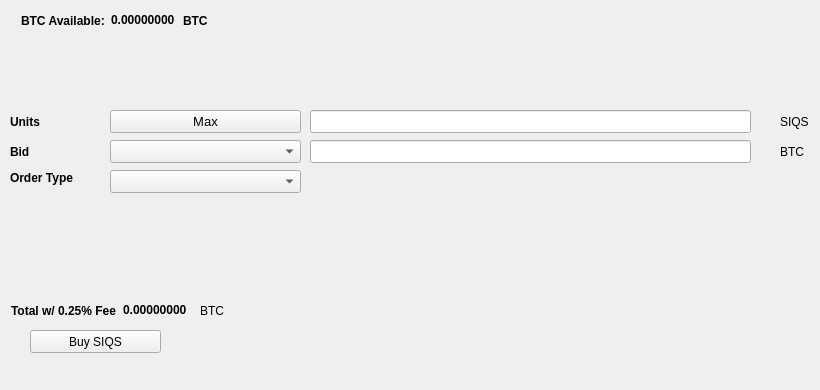
   <widget class="QWidget" name="BuyTab">
    <attribute name="title">
     <string>Buy</string>
    </attribute>
    <widget class="QPushButton" name="BuySIQS">
     <property name="geometry">
      <rect>
       <x>30</x>
       <y>330</y>
       <width>131</width>
       <height>23</height>
      </rect>
     </property>
     <property name="text">
      <string>Buy SIQS</string>
     </property>
     <property name="icon">
      <iconset resource="../SIQS.qrc">
       <normaloff>:/icons/bitcoin</normaloff>:/icons/bitcoin</iconset>
     </property>
    </widget>
    <widget class="QLabel" name="label_3">
     <property name="geometry">
      <rect>
       <x>10</x>
       <y>110</y>
       <width>46</width>
       <height>23</height>
      </rect>
     </property>
     <property name="font">
      <font>
       <weight>75</weight>
       <bold>true</bold>
      </font>
     </property>
     <property name="text">
      <string>Units</string>
     </property>
    </widget>
    <widget class="QLineEdit" name="UnitsInput">
     <property name="geometry">
      <rect>
       <x>310</x>
       <y>110</y>
       <width>441</width>
       <height>23</height>
      </rect>
     </property>
     <property name="font">
      <font>
       <pointsize>9</pointsize>
       <weight>75</weight>
       <bold>true</bold>
      </font>
     </property>
    </widget>
    <widget class="QLineEdit" name="BuyBidPriceEdit">
     <property name="geometry">
      <rect>
       <x>310</x>
       <y>140</y>
       <width>441</width>
       <height>23</height>
      </rect>
     </property>
     <property name="font">
      <font>
       <pointsize>9</pointsize>
       <weight>75</weight>
       <bold>true</bold>
      </font>
     </property>
    </widget>
    <widget class="QLabel" name="label_4">
     <property name="geometry">
      <rect>
       <x>780</x>
       <y>110</y>
       <width>31</width>
       <height>23</height>
      </rect>
     </property>
     <property name="text">
      <string>SIQS</string>
     </property>
    </widget>
    <widget class="QLabel" name="label_5">
     <property name="geometry">
      <rect>
       <x>780</x>
       <y>140</y>
       <width>31</width>
       <height>23</height>
      </rect>
     </property>
     <property name="text">
      <string>BTC</string>
     </property>
    </widget>
    <widget class="QLabel" name="label_6">
     <property name="geometry">
      <rect>
       <x>10</x>
       <y>140</y>
       <width>46</width>
       <height>23</height>
      </rect>
     </property>
     <property name="font">
      <font>
       <weight>75</weight>
       <bold>true</bold>
      </font>
     </property>
     <property name="text">
      <string>Bid</string>
     </property>
    </widget>
    <widget class="QLabel" name="label_7">
     <property name="geometry">
      <rect>
       <x>10</x>
       <y>170</y>
       <width>91</width>
       <height>16</height>
      </rect>
     </property>
     <property name="font">
      <font>
       <weight>75</weight>
       <bold>true</bold>
      </font>
     </property>
     <property name="text">
      <string>Order Type</string>
     </property>
    </widget>
    <widget class="QPushButton" name="Buy_Max_Amount">
     <property name="geometry">
      <rect>
       <x>110</x>
       <y>110</y>
       <width>191</width>
       <height>23</height>
      </rect>
     </property>
     <property name="font">
      <font>
       <pointsize>10</pointsize>
      </font>
     </property>
     <property name="text">
      <string>Max</string>
     </property>
    </widget>
    <widget class="QComboBox" name="BuyBidcomboBox">
     <property name="geometry">
      <rect>
       <x>110</x>
       <y>140</y>
       <width>191</width>
       <height>23</height>
      </rect>
     </property>
     <property name="font">
      <font>
       <pointsize>10</pointsize>
      </font>
     </property>
    </widget>
    <widget class="QComboBox" name="buyOrdertypeCombo">
     <property name="geometry">
      <rect>
       <x>110</x>
       <y>170</y>
       <width>191</width>
       <height>23</height>
      </rect>
     </property>
     <property name="font">
      <font>
       <pointsize>10</pointsize>
      </font>
     </property>
    </widget>
    <widget class="QWidget" name="layoutWidget1">
     <property name="geometry">
      <rect>
       <x>21</x>
       <y>11</y>
       <width>227</width>
       <height>19</height>
      </rect>
     </property>
     <layout class="QHBoxLayout" name="horizontalLayout_3">
      <item>
       <widget class="QLabel" name="label232">
        <property name="font">
         <font>
          <weight>75</weight>
          <bold>true</bold>
         </font>
        </property>
        <property name="text">
         <string>BTC Available:</string>
        </property>
       </widget>
      </item>
      <item>
       <widget class="QLabel" name="BtcAvailableLbl">
        <property name="palette">
         <palette>
          <active>
           <colorrole role="WindowText">
            <brush brushstyle="SolidPattern">
             <color alpha="255">
              <red>0</red>
              <green>0</green>
              <blue>0</blue>
             </color>
            </brush>
           </colorrole>
           <colorrole role="Button">
            <brush brushstyle="SolidPattern">
             <color alpha="255">
              <red>0</red>
              <green>170</green>
              <blue>0</blue>
             </color>
            </brush>
           </colorrole>
           <colorrole role="Light">
            <brush brushstyle="SolidPattern">
             <color alpha="255">
              <red>0</red>
              <green>255</green>
              <blue>0</blue>
             </color>
            </brush>
           </colorrole>
           <colorrole role="Midlight">
            <brush brushstyle="SolidPattern">
             <color alpha="255">
              <red>0</red>
              <green>212</green>
              <blue>0</blue>
             </color>
            </brush>
           </colorrole>
           <colorrole role="Dark">
            <brush brushstyle="SolidPattern">
             <color alpha="255">
              <red>0</red>
              <green>85</green>
              <blue>0</blue>
             </color>
            </brush>
           </colorrole>
           <colorrole role="Mid">
            <brush brushstyle="SolidPattern">
             <color alpha="255">
              <red>0</red>
              <green>113</green>
              <blue>0</blue>
             </color>
            </brush>
           </colorrole>
           <colorrole role="Text">
            <brush brushstyle="SolidPattern">
             <color alpha="255">
              <red>0</red>
              <green>170</green>
              <blue>0</blue>
             </color>
            </brush>
           </colorrole>
           <colorrole role="BrightText">
            <brush brushstyle="SolidPattern">
             <color alpha="255">
              <red>255</red>
              <green>255</green>
              <blue>255</blue>
             </color>
            </brush>
           </colorrole>
           <colorrole role="ButtonText">
            <brush brushstyle="SolidPattern">
             <color alpha="255">
              <red>0</red>
              <green>0</green>
              <blue>0</blue>
             </color>
            </brush>
           </colorrole>
           <colorrole role="Base">
            <brush brushstyle="SolidPattern">
             <color alpha="255">
              <red>255</red>
              <green>255</green>
              <blue>255</blue>
             </color>
            </brush>
           </colorrole>
           <colorrole role="Window">
            <brush brushstyle="SolidPattern">
             <color alpha="255">
              <red>0</red>
              <green>170</green>
              <blue>0</blue>
             </color>
            </brush>
           </colorrole>
           <colorrole role="Shadow">
            <brush brushstyle="SolidPattern">
             <color alpha="255">
              <red>0</red>
              <green>0</green>
              <blue>0</blue>
             </color>
            </brush>
           </colorrole>
           <colorrole role="AlternateBase">
            <brush brushstyle="SolidPattern">
             <color alpha="255">
              <red>127</red>
              <green>212</green>
              <blue>127</blue>
             </color>
            </brush>
           </colorrole>
           <colorrole role="ToolTipBase">
            <brush brushstyle="SolidPattern">
             <color alpha="255">
              <red>255</red>
              <green>255</green>
              <blue>220</blue>
             </color>
            </brush>
           </colorrole>
           <colorrole role="ToolTipText">
            <brush brushstyle="SolidPattern">
             <color alpha="255">
              <red>0</red>
              <green>0</green>
              <blue>0</blue>
             </color>
            </brush>
           </colorrole>
          </active>
          <inactive>
           <colorrole role="WindowText">
            <brush brushstyle="SolidPattern">
             <color alpha="255">
              <red>0</red>
              <green>0</green>
              <blue>0</blue>
             </color>
            </brush>
           </colorrole>
           <colorrole role="Button">
            <brush brushstyle="SolidPattern">
             <color alpha="255">
              <red>0</red>
              <green>170</green>
              <blue>0</blue>
             </color>
            </brush>
           </colorrole>
           <colorrole role="Light">
            <brush brushstyle="SolidPattern">
             <color alpha="255">
              <red>0</red>
              <green>255</green>
              <blue>0</blue>
             </color>
            </brush>
           </colorrole>
           <colorrole role="Midlight">
            <brush brushstyle="SolidPattern">
             <color alpha="255">
              <red>0</red>
              <green>212</green>
              <blue>0</blue>
             </color>
            </brush>
           </colorrole>
           <colorrole role="Dark">
            <brush brushstyle="SolidPattern">
             <color alpha="255">
              <red>0</red>
              <green>85</green>
              <blue>0</blue>
             </color>
            </brush>
           </colorrole>
           <colorrole role="Mid">
            <brush brushstyle="SolidPattern">
             <color alpha="255">
              <red>0</red>
              <green>113</green>
              <blue>0</blue>
             </color>
            </brush>
           </colorrole>
           <colorrole role="Text">
            <brush brushstyle="SolidPattern">
             <color alpha="255">
              <red>0</red>
              <green>170</green>
              <blue>0</blue>
             </color>
            </brush>
           </colorrole>
           <colorrole role="BrightText">
            <brush brushstyle="SolidPattern">
             <color alpha="255">
              <red>255</red>
              <green>255</green>
              <blue>255</blue>
             </color>
            </brush>
           </colorrole>
           <colorrole role="ButtonText">
            <brush brushstyle="SolidPattern">
             <color alpha="255">
              <red>0</red>
              <green>0</green>
              <blue>0</blue>
             </color>
            </brush>
           </colorrole>
           <colorrole role="Base">
            <brush brushstyle="SolidPattern">
             <color alpha="255">
              <red>255</red>
              <green>255</green>
              <blue>255</blue>
             </color>
            </brush>
           </colorrole>
           <colorrole role="Window">
            <brush brushstyle="SolidPattern">
             <color alpha="255">
              <red>0</red>
              <green>170</green>
              <blue>0</blue>
             </color>
            </brush>
           </colorrole>
           <colorrole role="Shadow">
            <brush brushstyle="SolidPattern">
             <color alpha="255">
              <red>0</red>
              <green>0</green>
              <blue>0</blue>
             </color>
            </brush>
           </colorrole>
           <colorrole role="AlternateBase">
            <brush brushstyle="SolidPattern">
             <color alpha="255">
              <red>127</red>
              <green>212</green>
              <blue>127</blue>
             </color>
            </brush>
           </colorrole>
           <colorrole role="ToolTipBase">
            <brush brushstyle="SolidPattern">
             <color alpha="255">
              <red>255</red>
              <green>255</green>
              <blue>220</blue>
             </color>
            </brush>
           </colorrole>
           <colorrole role="ToolTipText">
            <brush brushstyle="SolidPattern">
             <color alpha="255">
              <red>0</red>
              <green>0</green>
              <blue>0</blue>
             </color>
            </brush>
           </colorrole>
          </inactive>
          <disabled>
           <colorrole role="WindowText">
            <brush brushstyle="SolidPattern">
             <color alpha="255">
              <red>0</red>
              <green>85</green>
              <blue>0</blue>
             </color>
            </brush>
           </colorrole>
           <colorrole role="Button">
            <brush brushstyle="SolidPattern">
             <color alpha="255">
              <red>0</red>
              <green>170</green>
              <blue>0</blue>
             </color>
            </brush>
           </colorrole>
           <colorrole role="Light">
            <brush brushstyle="SolidPattern">
             <color alpha="255">
              <red>0</red>
              <green>255</green>
              <blue>0</blue>
             </color>
            </brush>
           </colorrole>
           <colorrole role="Midlight">
            <brush brushstyle="SolidPattern">
             <color alpha="255">
              <red>0</red>
              <green>212</green>
              <blue>0</blue>
             </color>
            </brush>
           </colorrole>
           <colorrole role="Dark">
            <brush brushstyle="SolidPattern">
             <color alpha="255">
              <red>0</red>
              <green>85</green>
              <blue>0</blue>
             </color>
            </brush>
           </colorrole>
           <colorrole role="Mid">
            <brush brushstyle="SolidPattern">
             <color alpha="255">
              <red>0</red>
              <green>113</green>
              <blue>0</blue>
             </color>
            </brush>
           </colorrole>
           <colorrole role="Text">
            <brush brushstyle="SolidPattern">
             <color alpha="255">
              <red>0</red>
              <green>85</green>
              <blue>0</blue>
             </color>
            </brush>
           </colorrole>
           <colorrole role="BrightText">
            <brush brushstyle="SolidPattern">
             <color alpha="255">
              <red>255</red>
              <green>255</green>
              <blue>255</blue>
             </color>
            </brush>
           </colorrole>
           <colorrole role="ButtonText">
            <brush brushstyle="SolidPattern">
             <color alpha="255">
              <red>0</red>
              <green>85</green>
              <blue>0</blue>
             </color>
            </brush>
           </colorrole>
           <colorrole role="Base">
            <brush brushstyle="SolidPattern">
             <color alpha="255">
              <red>0</red>
              <green>170</green>
              <blue>0</blue>
             </color>
            </brush>
           </colorrole>
           <colorrole role="Window">
            <brush brushstyle="SolidPattern">
             <color alpha="255">
              <red>0</red>
              <green>170</green>
              <blue>0</blue>
             </color>
            </brush>
           </colorrole>
           <colorrole role="Shadow">
            <brush brushstyle="SolidPattern">
             <color alpha="255">
              <red>0</red>
              <green>0</green>
              <blue>0</blue>
             </color>
            </brush>
           </colorrole>
           <colorrole role="AlternateBase">
            <brush brushstyle="SolidPattern">
             <color alpha="255">
              <red>0</red>
              <green>170</green>
              <blue>0</blue>
             </color>
            </brush>
           </colorrole>
           <colorrole role="ToolTipBase">
            <brush brushstyle="SolidPattern">
             <color alpha="255">
              <red>255</red>
              <green>255</green>
              <blue>220</blue>
             </color>
            </brush>
           </colorrole>
           <colorrole role="ToolTipText">
            <brush brushstyle="SolidPattern">
             <color alpha="255">
              <red>0</red>
              <green>0</green>
              <blue>0</blue>
             </color>
            </brush>
           </colorrole>
          </disabled>
         </palette>
        </property>
        <property name="font">
         <font>
          <weight>75</weight>
          <bold>true</bold>
         </font>
        </property>
        <property name="text">
         <string>0.00000000</string>
        </property>
        <property name="textInteractionFlags">
         <set>Qt::LinksAccessibleByMouse|Qt::TextSelectableByKeyboard|Qt::TextSelectableByMouse</set>
        </property>
       </widget>
      </item>
      <item>
       <widget class="QLabel" name="BtcAvailableLbl_2">
        <property name="font">
         <font>
          <weight>75</weight>
          <bold>true</bold>
         </font>
        </property>
        <property name="text">
         <string>BTC</string>
        </property>
       </widget>
      </item>
     </layout>
    </widget>
    <widget class="QWidget" name="layoutWidge2">
     <property name="geometry">
      <rect>
       <x>11</x>
       <y>301</y>
       <width>259</width>
       <height>19</height>
      </rect>
     </property>
     <layout class="QHBoxLayout" name="horizontalLayout_4">
      <item>
       <widget class="QLabel" name="label_9">
        <property name="font">
         <font>
          <weight>75</weight>
          <bold>true</bold>
         </font>
        </property>
        <property name="text">
         <string>Total w/ 0.25% Fee</string>
        </property>
       </widget>
      </item>
      <item>
       <widget class="QLabel" name="BuyCostLabel">
        <property name="palette">
         <palette>
          <active>
           <colorrole role="WindowText">
            <brush brushstyle="SolidPattern">
             <color alpha="255">
              <red>0</red>
              <green>0</green>
              <blue>0</blue>
             </color>
            </brush>
           </colorrole>
           <colorrole role="Button">
            <brush brushstyle="SolidPattern">
             <color alpha="255">
              <red>0</red>
              <green>170</green>
              <blue>0</blue>
             </color>
            </brush>
           </colorrole>
           <colorrole role="Light">
            <brush brushstyle="SolidPattern">
             <color alpha="255">
              <red>0</red>
              <green>255</green>
              <blue>0</blue>
             </color>
            </brush>
           </colorrole>
           <colorrole role="Midlight">
            <brush brushstyle="SolidPattern">
             <color alpha="255">
              <red>0</red>
              <green>212</green>
              <blue>0</blue>
             </color>
            </brush>
           </colorrole>
           <colorrole role="Dark">
            <brush brushstyle="SolidPattern">
             <color alpha="255">
              <red>0</red>
              <green>85</green>
              <blue>0</blue>
             </color>
            </brush>
           </colorrole>
           <colorrole role="Mid">
            <brush brushstyle="SolidPattern">
             <color alpha="255">
              <red>0</red>
              <green>113</green>
              <blue>0</blue>
             </color>
            </brush>
           </colorrole>
           <colorrole role="Text">
            <brush brushstyle="SolidPattern">
             <color alpha="255">
              <red>0</red>
              <green>170</green>
              <blue>0</blue>
             </color>
            </brush>
           </colorrole>
           <colorrole role="BrightText">
            <brush brushstyle="SolidPattern">
             <color alpha="255">
              <red>255</red>
              <green>255</green>
              <blue>255</blue>
             </color>
            </brush>
           </colorrole>
           <colorrole role="ButtonText">
            <brush brushstyle="SolidPattern">
             <color alpha="255">
              <red>0</red>
              <green>0</green>
              <blue>0</blue>
             </color>
            </brush>
           </colorrole>
           <colorrole role="Base">
            <brush brushstyle="SolidPattern">
             <color alpha="255">
              <red>255</red>
              <green>255</green>
              <blue>255</blue>
             </color>
            </brush>
           </colorrole>
           <colorrole role="Window">
            <brush brushstyle="SolidPattern">
             <color alpha="255">
              <red>0</red>
              <green>170</green>
              <blue>0</blue>
             </color>
            </brush>
           </colorrole>
           <colorrole role="Shadow">
            <brush brushstyle="SolidPattern">
             <color alpha="255">
              <red>0</red>
              <green>0</green>
              <blue>0</blue>
             </color>
            </brush>
           </colorrole>
           <colorrole role="AlternateBase">
            <brush brushstyle="SolidPattern">
             <color alpha="255">
              <red>127</red>
              <green>212</green>
              <blue>127</blue>
             </color>
            </brush>
           </colorrole>
           <colorrole role="ToolTipBase">
            <brush brushstyle="SolidPattern">
             <color alpha="255">
              <red>255</red>
              <green>255</green>
              <blue>220</blue>
             </color>
            </brush>
           </colorrole>
           <colorrole role="ToolTipText">
            <brush brushstyle="SolidPattern">
             <color alpha="255">
              <red>0</red>
              <green>0</green>
              <blue>0</blue>
             </color>
            </brush>
           </colorrole>
          </active>
          <inactive>
           <colorrole role="WindowText">
            <brush brushstyle="SolidPattern">
             <color alpha="255">
              <red>0</red>
              <green>0</green>
              <blue>0</blue>
             </color>
            </brush>
           </colorrole>
           <colorrole role="Button">
            <brush brushstyle="SolidPattern">
             <color alpha="255">
              <red>0</red>
              <green>170</green>
              <blue>0</blue>
             </color>
            </brush>
           </colorrole>
           <colorrole role="Light">
            <brush brushstyle="SolidPattern">
             <color alpha="255">
              <red>0</red>
              <green>255</green>
              <blue>0</blue>
             </color>
            </brush>
           </colorrole>
           <colorrole role="Midlight">
            <brush brushstyle="SolidPattern">
             <color alpha="255">
              <red>0</red>
              <green>212</green>
              <blue>0</blue>
             </color>
            </brush>
           </colorrole>
           <colorrole role="Dark">
            <brush brushstyle="SolidPattern">
             <color alpha="255">
              <red>0</red>
              <green>85</green>
              <blue>0</blue>
             </color>
            </brush>
           </colorrole>
           <colorrole role="Mid">
            <brush brushstyle="SolidPattern">
             <color alpha="255">
              <red>0</red>
              <green>113</green>
              <blue>0</blue>
             </color>
            </brush>
           </colorrole>
           <colorrole role="Text">
            <brush brushstyle="SolidPattern">
             <color alpha="255">
              <red>0</red>
              <green>170</green>
              <blue>0</blue>
             </color>
            </brush>
           </colorrole>
           <colorrole role="BrightText">
            <brush brushstyle="SolidPattern">
             <color alpha="255">
              <red>255</red>
              <green>255</green>
              <blue>255</blue>
             </color>
            </brush>
           </colorrole>
           <colorrole role="ButtonText">
            <brush brushstyle="SolidPattern">
             <color alpha="255">
              <red>0</red>
              <green>0</green>
              <blue>0</blue>
             </color>
            </brush>
           </colorrole>
           <colorrole role="Base">
            <brush brushstyle="SolidPattern">
             <color alpha="255">
              <red>255</red>
              <green>255</green>
              <blue>255</blue>
             </color>
            </brush>
           </colorrole>
           <colorrole role="Window">
            <brush brushstyle="SolidPattern">
             <color alpha="255">
              <red>0</red>
              <green>170</green>
              <blue>0</blue>
             </color>
            </brush>
           </colorrole>
           <colorrole role="Shadow">
            <brush brushstyle="SolidPattern">
             <color alpha="255">
              <red>0</red>
              <green>0</green>
              <blue>0</blue>
             </color>
            </brush>
           </colorrole>
           <colorrole role="AlternateBase">
            <brush brushstyle="SolidPattern">
             <color alpha="255">
              <red>127</red>
              <green>212</green>
              <blue>127</blue>
             </color>
            </brush>
           </colorrole>
           <colorrole role="ToolTipBase">
            <brush brushstyle="SolidPattern">
             <color alpha="255">
              <red>255</red>
              <green>255</green>
              <blue>220</blue>
             </color>
            </brush>
           </colorrole>
           <colorrole role="ToolTipText">
            <brush brushstyle="SolidPattern">
             <color alpha="255">
              <red>0</red>
              <green>0</green>
              <blue>0</blue>
             </color>
            </brush>
           </colorrole>
          </inactive>
          <disabled>
           <colorrole role="WindowText">
            <brush brushstyle="SolidPattern">
             <color alpha="255">
              <red>0</red>
              <green>85</green>
              <blue>0</blue>
             </color>
            </brush>
           </colorrole>
           <colorrole role="Button">
            <brush brushstyle="SolidPattern">
             <color alpha="255">
              <red>0</red>
              <green>170</green>
              <blue>0</blue>
             </color>
            </brush>
           </colorrole>
           <colorrole role="Light">
            <brush brushstyle="SolidPattern">
             <color alpha="255">
              <red>0</red>
              <green>255</green>
              <blue>0</blue>
             </color>
            </brush>
           </colorrole>
           <colorrole role="Midlight">
            <brush brushstyle="SolidPattern">
             <color alpha="255">
              <red>0</red>
              <green>212</green>
              <blue>0</blue>
             </color>
            </brush>
           </colorrole>
           <colorrole role="Dark">
            <brush brushstyle="SolidPattern">
             <color alpha="255">
              <red>0</red>
              <green>85</green>
              <blue>0</blue>
             </color>
            </brush>
           </colorrole>
           <colorrole role="Mid">
            <brush brushstyle="SolidPattern">
             <color alpha="255">
              <red>0</red>
              <green>113</green>
              <blue>0</blue>
             </color>
            </brush>
           </colorrole>
           <colorrole role="Text">
            <brush brushstyle="SolidPattern">
             <color alpha="255">
              <red>0</red>
              <green>85</green>
              <blue>0</blue>
             </color>
            </brush>
           </colorrole>
           <colorrole role="BrightText">
            <brush brushstyle="SolidPattern">
             <color alpha="255">
              <red>255</red>
              <green>255</green>
              <blue>255</blue>
             </color>
            </brush>
           </colorrole>
           <colorrole role="ButtonText">
            <brush brushstyle="SolidPattern">
             <color alpha="255">
              <red>0</red>
              <green>85</green>
              <blue>0</blue>
             </color>
            </brush>
           </colorrole>
           <colorrole role="Base">
            <brush brushstyle="SolidPattern">
             <color alpha="255">
              <red>0</red>
              <green>170</green>
              <blue>0</blue>
             </color>
            </brush>
           </colorrole>
           <colorrole role="Window">
            <brush brushstyle="SolidPattern">
             <color alpha="255">
              <red>0</red>
              <green>170</green>
              <blue>0</blue>
             </color>
            </brush>
           </colorrole>
           <colorrole role="Shadow">
            <brush brushstyle="SolidPattern">
             <color alpha="255">
              <red>0</red>
              <green>0</green>
              <blue>0</blue>
             </color>
            </brush>
           </colorrole>
           <colorrole role="AlternateBase">
            <brush brushstyle="SolidPattern">
             <color alpha="255">
              <red>0</red>
              <green>170</green>
              <blue>0</blue>
             </color>
            </brush>
           </colorrole>
           <colorrole role="ToolTipBase">
            <brush brushstyle="SolidPattern">
             <color alpha="255">
              <red>255</red>
              <green>255</green>
              <blue>220</blue>
             </color>
            </brush>
           </colorrole>
           <colorrole role="ToolTipText">
            <brush brushstyle="SolidPattern">
             <color alpha="255">
              <red>0</red>
              <green>0</green>
              <blue>0</blue>
             </color>
            </brush>
           </colorrole>
          </disabled>
         </palette>
        </property>
        <property name="font">
         <font>
          <weight>75</weight>
          <bold>true</bold>
         </font>
        </property>
        <property name="autoFillBackground">
         <bool>false</bool>
        </property>
        <property name="text">
         <string>0.00000000</string>
        </property>
        <property name="textInteractionFlags">
         <set>Qt::LinksAccessibleByMouse|Qt::TextSelectableByMouse</set>
        </property>
       </widget>
      </item>
      <item>
       <widget class="QLabel" name="label_10">
        <property name="font">
         <font>
          <weight>50</weight>
          <bold>false</bold>
         </font>
        </property>
        <property name="text">
         <string>BTC</string>
        </property>
       </widget>
      </item>
     </layout>
    </widget>
    <widget class="QLabel" name="label_24">
     <property name="geometry">
      <rect>
       <x>460</x>
       <y>300</y>
       <width>281</width>
       <height>81</height>
      </rect>
     </property>
     <property name="text">
      <string/>
     </property>
     <property name="pixmap">
      <pixmap>:/images/bittrex</pixmap>
     </property>
    </widget>
   </widget>
